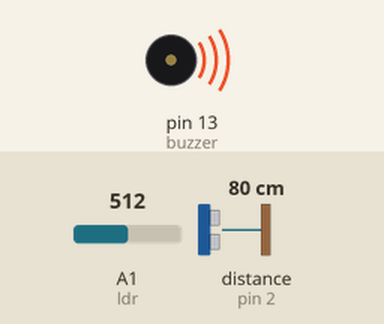
A sketch run on a simulated Arduino Uno, built with avr-gcc and run on an emulated ATmega328P. Shown: buzzer (waves = sounding, pin HIGH). Wiring (inferred from the names in the program): ultrasonic range finder: trigger pin 3; echo pin 2. The inputs (shaded band) are chosen by the test bench; at power-on: A1 (ldr) = 512, distance to the obstacle (sensor on pin 2) 80 cm. The echo pulse lasts 58.3 µs per cm; pins used as bus, display or sensor lines are not drawn.

Above: at 0.1 s.
Timing chart, 0 to 1.6 s (numbered marks = the images above):
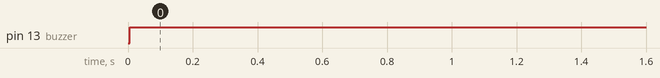

The sketch:

Blind_Man_Apparatus.ino
```cpp
/*
  Blind Man Apparatus

  Language: Arduino

  The circuit:

  - ultrasonic sensor attached on digital pins 3 and 2

  - ldr is connected on A1 pin

  - buzzer is on D13

  - Bluetooth module on digital pins 5 and 6

  created 01 Jul 2021

  by Aspire Technologies

  for more references, you can visit the public domain

  http://www.arduino.cc/

*/

#include<SoftwareSerial.h> //library for bluwtooth module
SoftwareSerial bluetooth(5,6); //bluetooth module object creation
int ldr = A1;
int buzzer = 13;
int trig = 3;
int echo = 2;
int distance;
int duration;
int light; //variable that stores the input values from ldr
String input = ""; //string variable that stores the inputs from bluetooth mpodule, initially there is no data in it

void setup()
{
  Serial.begin(9600); //opens serial monitor at a baud rate of 9600
  bluetooth.begin(9600); //initiates the bluetooth module for serial communication at a baud rate of 9600
  pinMode(ldr,INPUT); //pin mode declarations
  pinMode(echo,INPUT);
  pinMode(buzzer,OUTPUT);
  pinMode(trig,OUTPUT);
}

void loop()
{
  light = analogRead(ldr); //assigning the input value to the created variable
  if(bluetooth.available()) //when the bluetooth module is connected to the smartphone
  {
    input = bluetooth.readString(); //contineously reads the inputs from the connected device to the created string variable
  }
  digitalWrite(trig,LOW); //initially sets the trigger pin low
  delayMicroseconds(10); //providing a very minimal delay
  digitalWrite(trig,HIGH); //triggers the ultrasonic ray
  delayMicroseconds(20); // triggers for some minimal time
  digitalWrite(trig,LOW); //stops triggering and waits for the echo from objects
  duration = pulseIn(echo,HIGH); //whenevr the echo pin becomes high, that means the object is present in front of the sensor and calculates the duration to receives the echo signal
  distance = duration * 0.034/2; //equation for calculating the distance from the duration

  if(distance < 50) //when object is too close to the sensor
  {
    objectalert(); //calling the created function
  }
  if(light > 300 && distance > 50) //when there is no distance alert and it is day time
  {
    daytime(); //calling the corresponding created function
  }
  if(light < 300 && distance > 50) //when there is no distance alert and it is night time
  {
    nighttime(); //calling the corresponding created function
  }
  if(input == "where is my stick") //when the blind man sends this voice command
  {
    digitalWrite(buzzer,HIGH); //buzzer beeps for 5 seconds and stops
    delay(5000);
    noTone(buzzer);
    input = ""; // clearing the string to avoid repeated execution of the loop
  }
}

void daytime() //buzzer beep for day time
{
  digitalWrite(buzzer,HIGH);
  delay(40);
  noTone(buzzer);
  delay(40);
  digitalWrite(buzzer,HIGH);
  delay(40);
  noTone(buzzer);
  delay(40);
  delay(1000);
}

void nighttime() //buzzer beep for night time
{
  digitalWrite(buzzer,HIGH);
  delay(100);
  noTone(buzzer);
  delay(100);
  delay(1000);
}

void objectalert() //buzzer beep for object alert
{
  digitalWrite(buzzer,HIGH);
  delay(30);
  noTone(buzzer);
  delay(30);
  digitalWrite(buzzer,HIGH);
  delay(30);
  noTone(buzzer);
  delay(30);
}
```

Measured:
- by itself, pin 13 (buzzer): LOW → HIGH at 0.01 s
